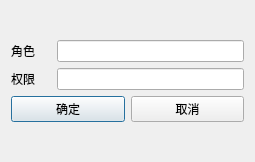
<?xml version="1.0" encoding="UTF-8"?>
<ui version="4.0">
 <class>PRACreate</class>
 <widget class="QDialog" name="PRACreate">
  <property name="geometry">
   <rect>
    <x>0</x>
    <y>0</y>
    <width>255</width>
    <height>162</height>
   </rect>
  </property>
  <property name="windowTitle">
   <string>Dialog</string>
  </property>
  <layout class="QVBoxLayout" name="verticalLayout_2">
   <item>
    <layout class="QVBoxLayout" name="verticalLayout">
     <item>
      <layout class="QHBoxLayout" name="horizontalLayout">
       <item>
        <widget class="QLabel" name="label_2">
         <property name="minimumSize">
          <size>
           <width>40</width>
           <height>0</height>
          </size>
         </property>
         <property name="text">
          <string>角色</string>
         </property>
        </widget>
       </item>
       <item>
        <widget class="QLineEdit" name="roleEdit"/>
       </item>
      </layout>
     </item>
     <item>
      <layout class="QHBoxLayout" name="horizontalLayout_3">
       <item>
        <widget class="QLabel" name="label">
         <property name="minimumSize">
          <size>
           <width>40</width>
           <height>0</height>
          </size>
         </property>
         <property name="text">
          <string>权限</string>
         </property>
        </widget>
       </item>
       <item>
        <widget class="QLineEdit" name="powerEdit"/>
       </item>
      </layout>
     </item>
     <item>
      <layout class="QHBoxLayout" name="horizontalLayout_2">
       <item>
        <widget class="QPushButton" name="yesButton">
         <property name="text">
          <string>确定</string>
         </property>
        </widget>
       </item>
       <item>
        <widget class="QPushButton" name="closeButton">
         <property name="text">
          <string>取消</string>
         </property>
        </widget>
       </item>
      </layout>
     </item>
    </layout>
   </item>
  </layout>
 </widget>
 <resources/>
 <connections/>
</ui>
